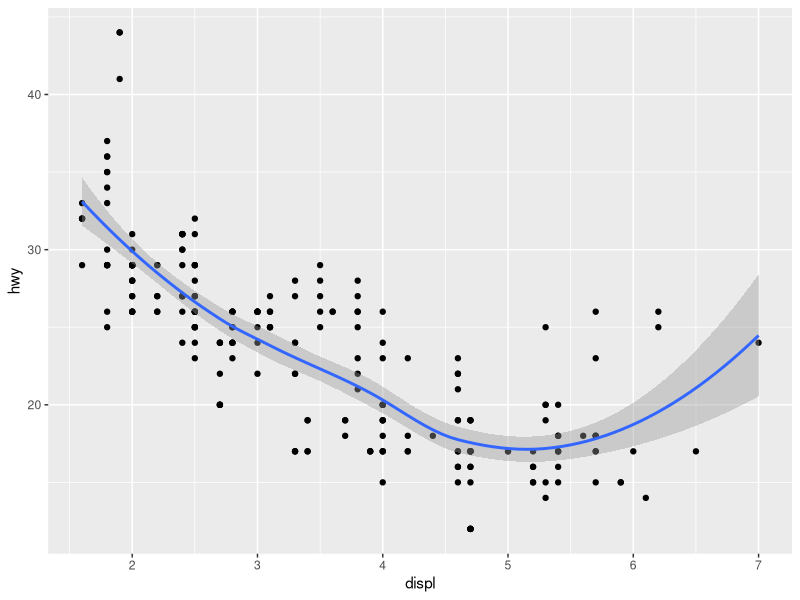
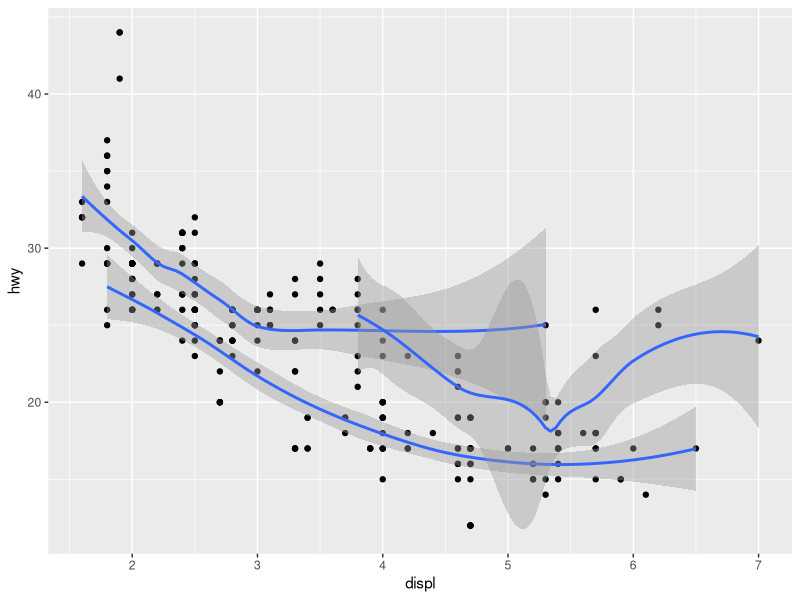

Reproduce these figures in R, in order.
# importing libraries
library(tidyverse)
library(ggplot2)

# importing data
mpg = ggplot2::mpg

# customize two plots
ggplot2::ggplot(data = mpg, mapping = aes(x = displ, y = hwy)) + 
  geom_point() + 
  geom_smooth()

ggplot2::ggplot(data = mpg, mapping = aes(x = displ, y = hwy)) + 
  geom_point() + 
  geom_smooth(mapping = aes(x = displ, y = hwy, group = drv))
